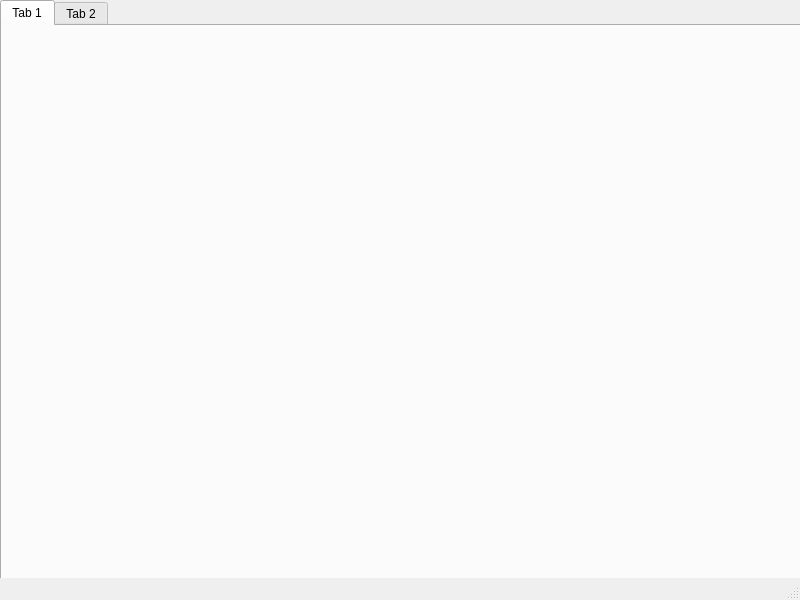
<?xml version="1.0" encoding="UTF-8"?>
<ui version="4.0">
 <class>MainWindow</class>
 <widget class="QMainWindow" name="MainWindow">
  <property name="geometry">
   <rect>
    <x>0</x>
    <y>0</y>
    <width>800</width>
    <height>600</height>
   </rect>
  </property>
  <property name="windowTitle">
   <string>MainWindow</string>
  </property>
  <widget class="QWidget" name="centralwidget">
   <widget class="QTabWidget" name="tabWidget">
    <property name="geometry">
     <rect>
      <x>0</x>
      <y>0</y>
      <width>801</width>
      <height>581</height>
     </rect>
    </property>
    <widget class="QWidget" name="tab">
     <attribute name="title">
      <string>Tab 1</string>
     </attribute>
    </widget>
    <widget class="QWidget" name="tab_2">
     <attribute name="title">
      <string>Tab 2</string>
     </attribute>
    </widget>
   </widget>
  </widget>
  <widget class="QMenuBar" name="menubar">
   <property name="geometry">
    <rect>
     <x>0</x>
     <y>0</y>
     <width>800</width>
     <height>21</height>
    </rect>
   </property>
  </widget>
  <widget class="QStatusBar" name="statusbar"/>
 </widget>
 <resources/>
 <connections/>
</ui>
